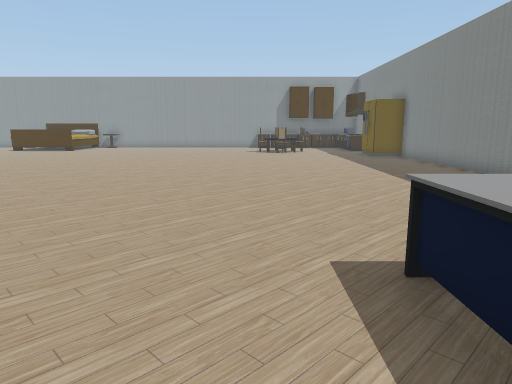
view 1 (above)

22 first-person views from a walk through a 3-D level made in the Unity game engine. The camera is 1.5 m above the floor, tilts 10° down and sees 70° across. The floor is counted in squares, 1 m on a side. Each view is taken from the middle of a square. On the plan, view 1 faces up. The plan holds only what a view shows up to about 16 squares ahead; the rest is blank. The place goes on beyond the plan. The player is left out. Some surface patterns are stand-ins.

view 2
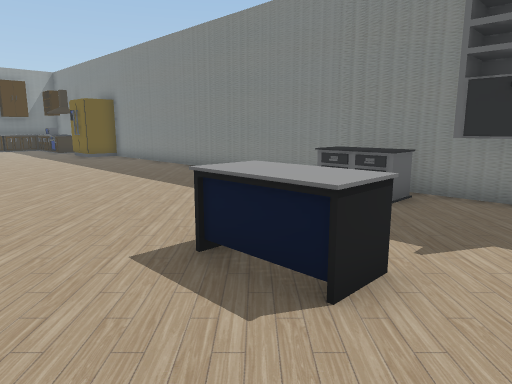

view 3
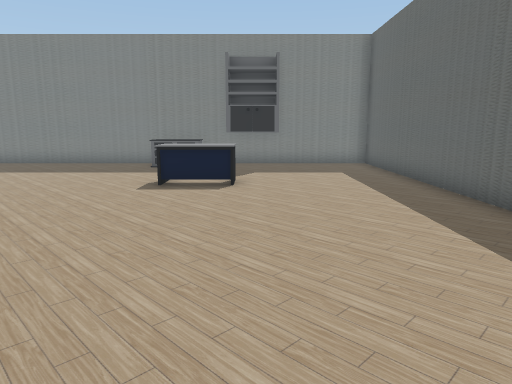

view 4
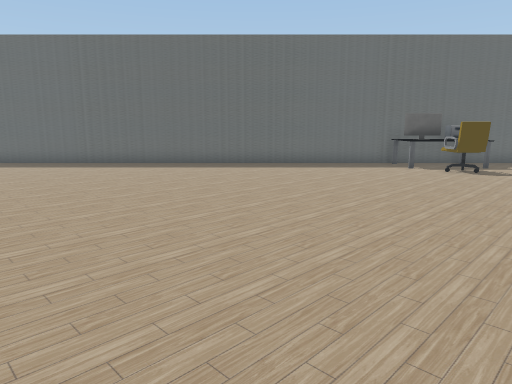

view 5
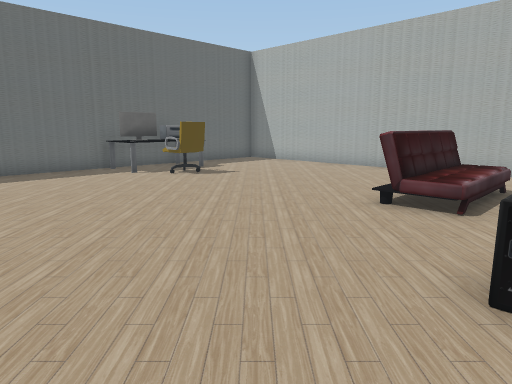

view 6
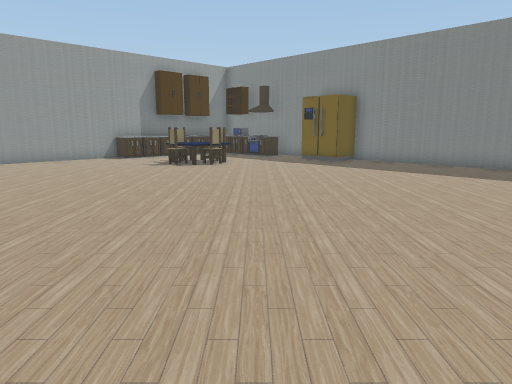

view 7
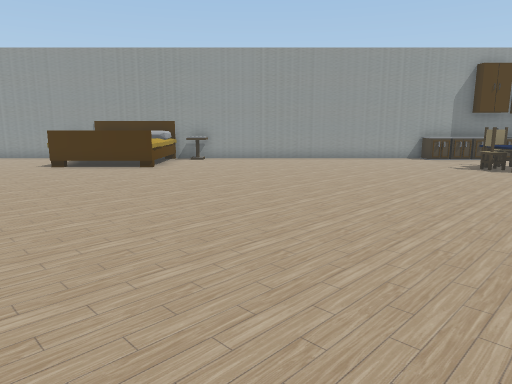

view 8
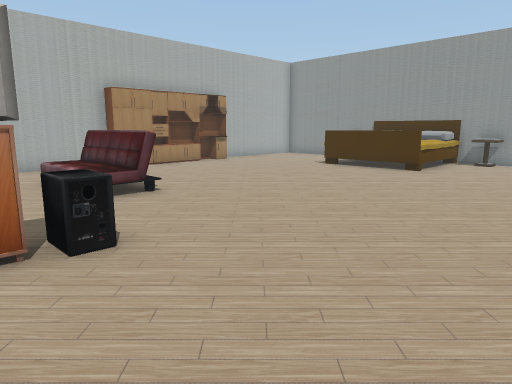

view 9
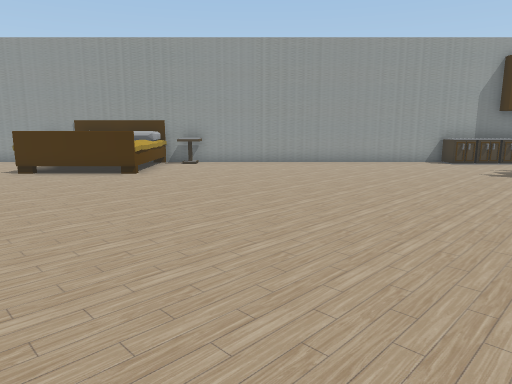

view 10
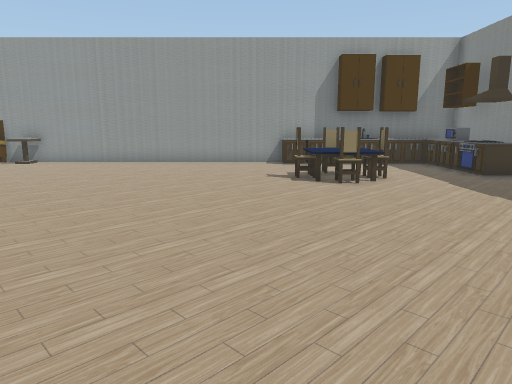

view 11
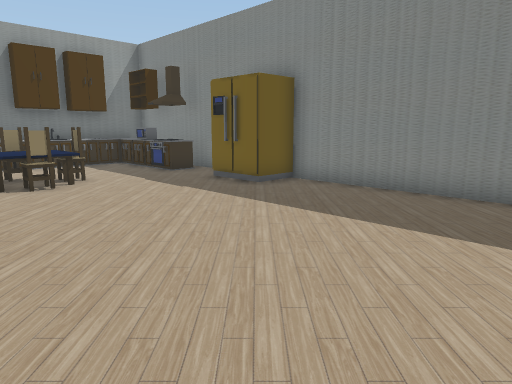

view 12
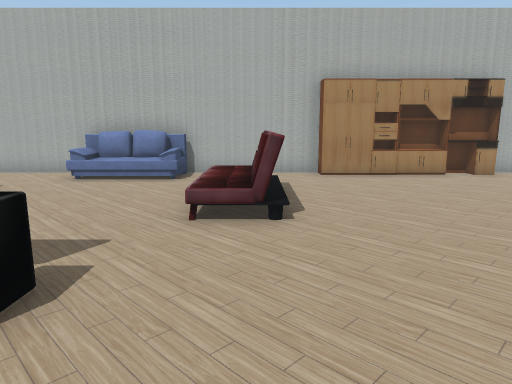

view 13
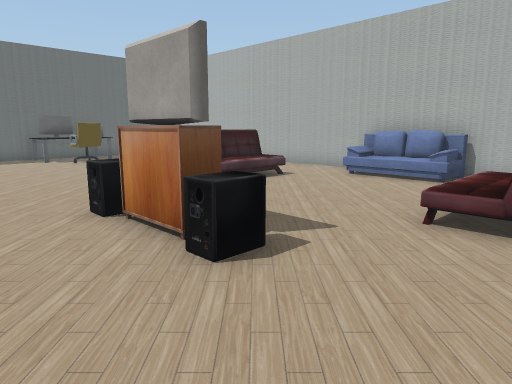

view 14
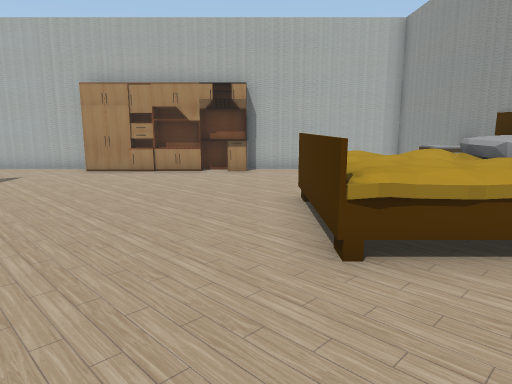

view 15
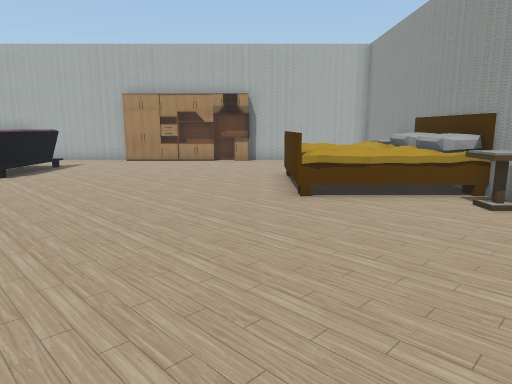

view 16
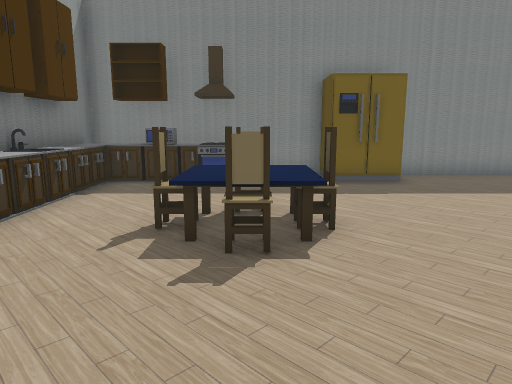

view 17
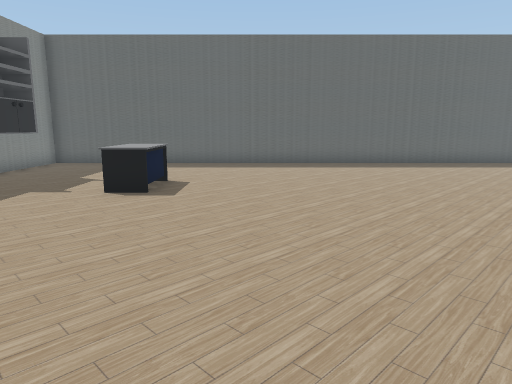

view 18
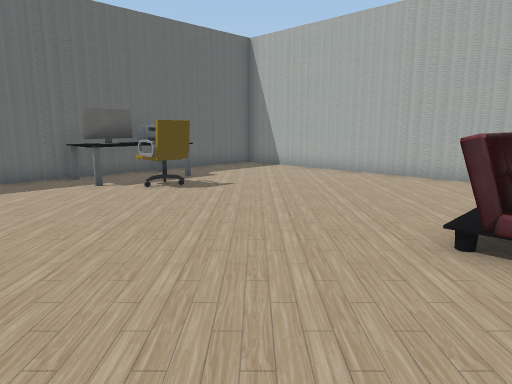

view 19
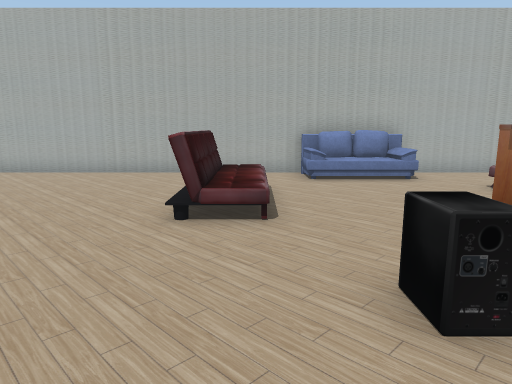

view 20
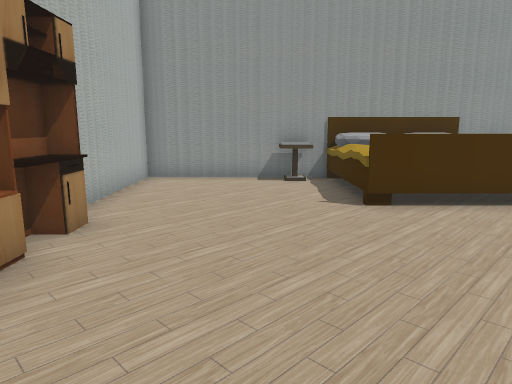

view 21
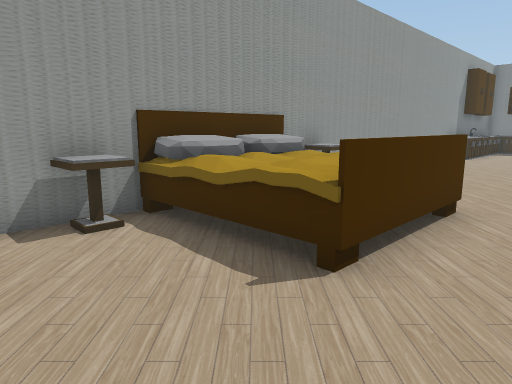

view 22
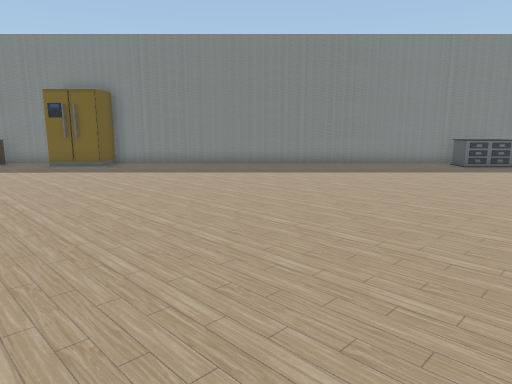

### Floor plan
Points are (right, up) in squares from view 1. A wall is a line through its corners. A room is listed if a view was taken in it or the views show most of it. See-through windows are left out.
Room 1 (views 1, 2, 3, 4, 5, 6, 7, 8, 9, 10, 11, 12, 13, 14, 15, 16, 17, 18, 19, 20, 21, 22)
walls: (-21.3, 9.6) (-21.3, -3.7) (7.6, -3.7) (7.6, 19); (-21.3, 17.1) (-21.3, 13.4); (-21.1, 19.5) (-21.1, 18.7); (7.6, 20.9) (7.6, 28.1) (6.4, 28.1); (-20.7, 22.7) (-20.7, 17.1); (0.5, 28.1) (-12.1, 28.1); (-15.8, 28.1) (-21.3, 28.1) (-21.3, 19.5)
objects: bed (-21, 10) to (-20, 13); bed (-18, 7) to (-15, 8); bed (-18, 14) to (-15, 15); printer (-17, -3) to (-16, -2); chair (-17, 27) to (-16, 28); bed (-16, 24) to (-12, 28); other object (-15, -3) to (-14, -3); other object (-15, -2) to (-14, -2); chair (-15, -1) to (-15, 0); speaker (-12, 9) to (-12, 10); TV (-12, 11); speaker (-12, 12) to (-12, 13); chair (-11, 27) to (-11, 28); chair (0, 23); other object (0, 27) to (1, 28); chair (1, 22) to (2, 22); table (1, 23) to (2, 23); chair (1, 24) to (2, 24); table (2, 2) to (2, 3); other object (2, 27) to (2, 28); chair (3, 23); other object (3, 27) to (3, 28); other object (4, 27) to (4, 28); other object (5, 27) to (5, 28); shelf (6, 0) to (7, 2); dresser (6, 3) to (7, 5); fridge (6, 20); other object (6, 23) to (7, 24); microwave (6, 25) to (7, 26); other object (6, 27) to (7, 28)

Where each view was taken, in squares from view 1:
view 1: 0 up, 0 right, facing up
view 2: 0 up, 1 left, facing up-right
view 3: 1 up, 8 left, facing right
view 4: 12 up, 8 left, facing down
view 5: 10 up, 8 left, facing down-left
view 6: 10 up, 8 left, facing up-right
view 7: 10 up, 8 left, facing up
view 8: 11 up, 7 left, facing up-left
view 9: 12 up, 8 left, facing up
view 10: 12 up, 1 left, facing up
view 11: 12 up, 1 left, facing up-right
view 12: 15 up, 9 left, facing left
view 13: 16 up, 9 left, facing down-left
view 14: 23 up, 8 left, facing left
view 15: 23 up, 4 left, facing left
view 16: 23 up, 4 left, facing right
view 17: 12 up, 1 left, facing down
view 18: 8 up, 10 left, facing down-left
view 19: 8 up, 9 left, facing left
view 20: 17 up, 18 left, facing up
view 21: 22 up, 19 left, facing up-right
view 22: 13 up, 8 left, facing right
